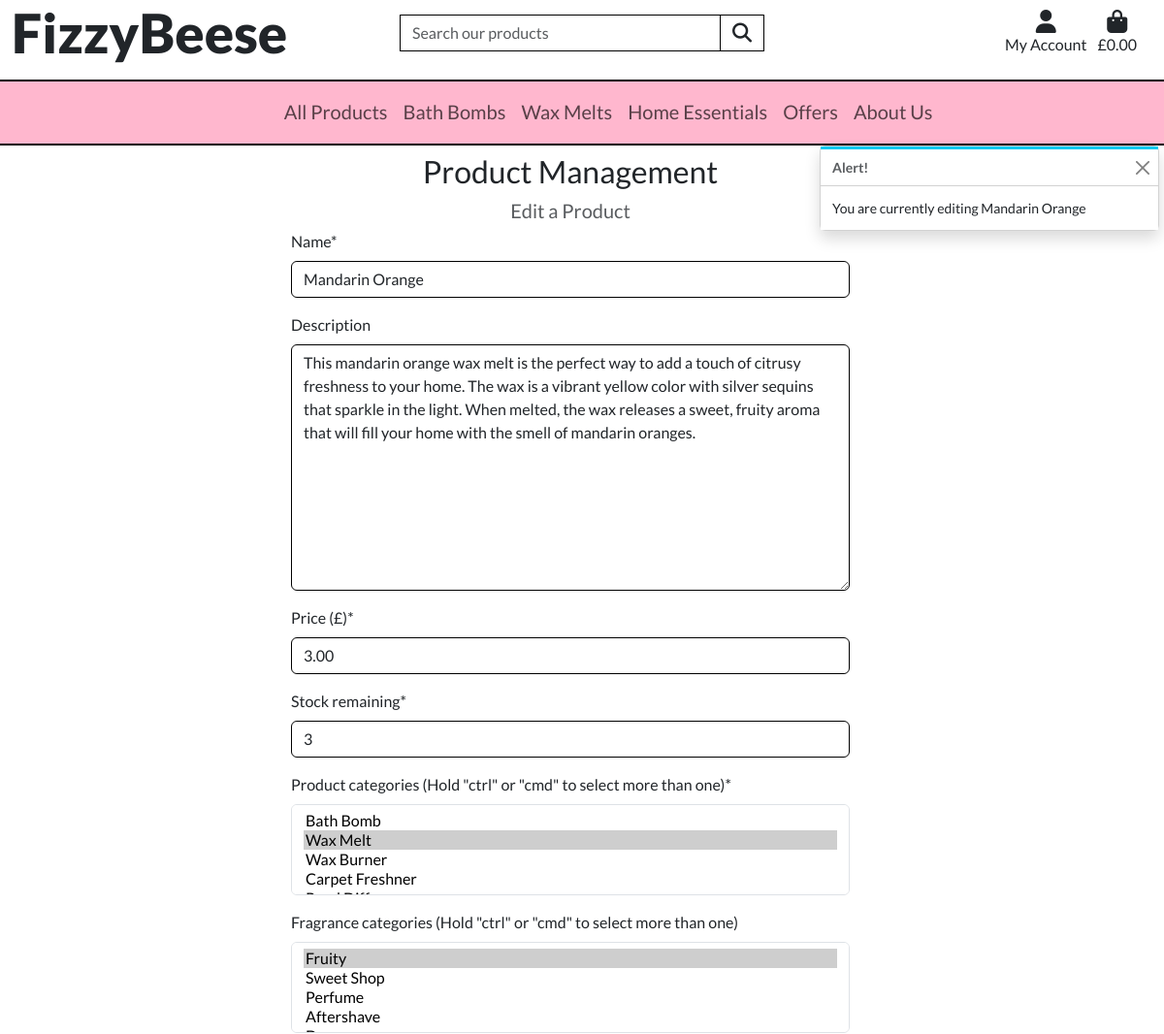
The app's page /products/edit/2/ (signed in, upper part), older data.
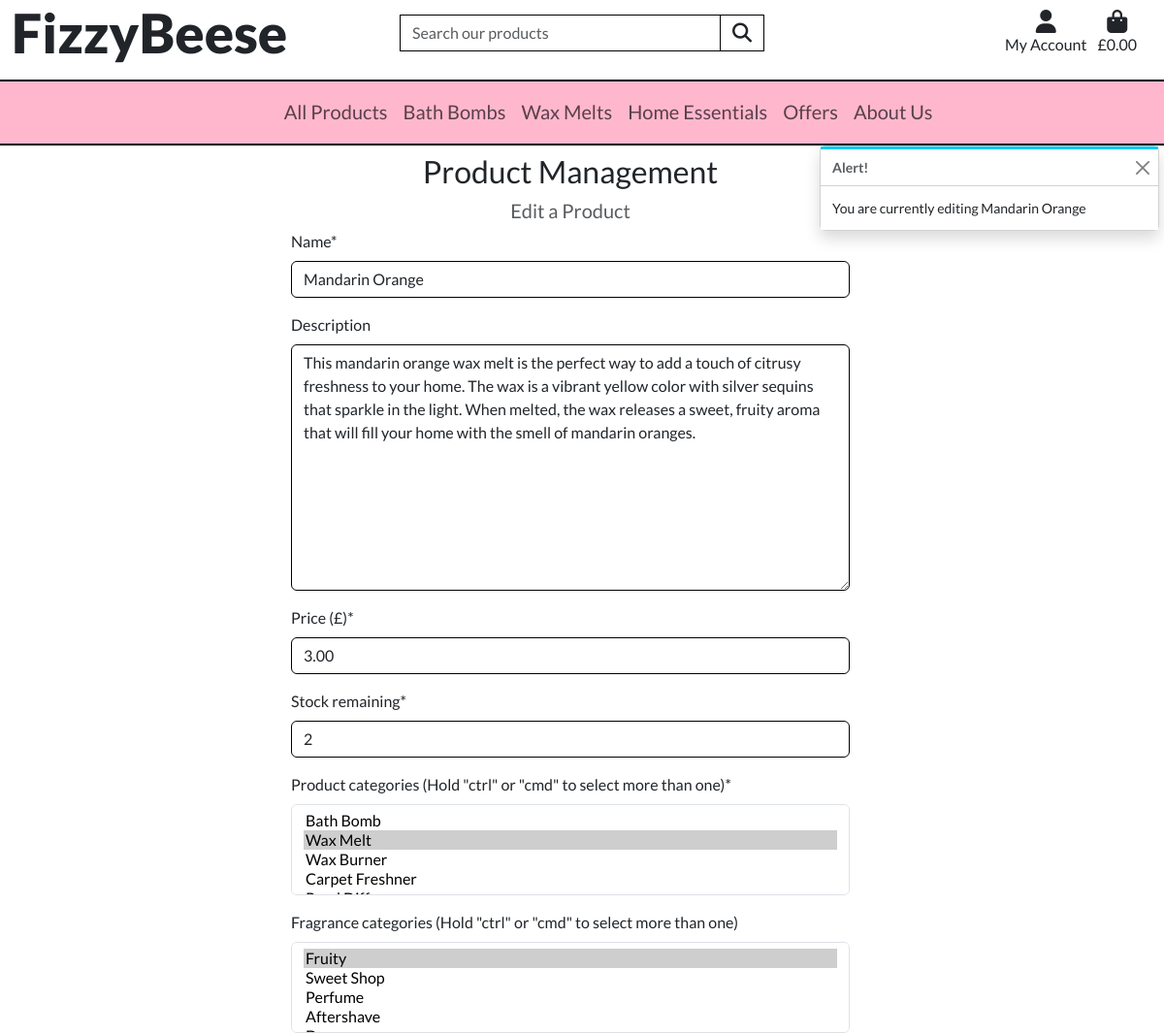
The same page, newer data.
### products/models.py (models this page shows, shortened)
class Product(models.Model):
    name = models.CharField(max_length=254, unique=True)
    description = models.TextField(null=True, blank=True)
    price = models.DecimalField(max_digits=5, decimal_places=2)
    stock_remaining = models.IntegerField(null=False)
    product_categories = models.ManyToManyField(
        ProductCategory)  # Links to ProductCategory
    fragrance_categories = models.ManyToManyField(
        FragranceCategory, blank=True)  # Links to FragranceCategory
    weight = models.IntegerField()
    sale_price = models.DecimalField(
        max_digits=5,
        decimal_places=2,
        null=True,
        blank=True)
    is_clearance = models.BooleanField()
    is_featured = models.BooleanField()
    is_hidden = models.BooleanField()
    image = models.ImageField(null=True, blank=True)
    label_image = models.ImageField(null=True, blank=True)
    uploaded_on = models.DateTimeField()

### products/views.py (the view)
@login_required
def edit_product(request, product_id):
    if not request.user.is_superuser:
        messages.error(request, 'Sorry, only store owners can do that!')
        return redirect(reverse('home'))
    product = get_object_or_404(Product, pk=product_id)
    if request.method == 'POST':
        form = ProductForm(request.POST, request.FILES, instance=product)
        if form.is_valid():
            form.save()
            messages.success(request, 'Successfully updated product!')
            return redirect(reverse('product_detail', args=[product.id]))
        else:
            messages.error(
                request, 'Failed to update please ensure the form is valid.')
    else:
        form = ProductForm(instance=product)
        messages.info(request, f'You are currently editing {product.name}')
    template = 'products/edit_product.html'
    context = {
        'form': form,
        'product': product,
    }
    return render(request, template, context)

### bag/contexts.py (called while the page is built, shortened)
def bag_contents(request):
    bag_items = []
    total = 0
    product_count = 0
    total_weight = 0
    bag = request.session.get('bag', {})
    if total < settings.FREE_DELIVERY_THRESHOLD:
        if product_count == 0:
            delivery = 0
        free_delivery_delta = settings.FREE_DELIVERY_THRESHOLD - total
    else:
        delivery = 0
        free_delivery_delta = 0
    grand_total = delivery + total
    context = {
        'bag_items': bag_items,
        'total': total,
        'product_count': product_count,
        'total_weight': total_weight,
        'delivery': delivery,
        'free_delivery_delta': free_delivery_delta,
        'free_delivery_threshold': settings.FREE_DELIVERY_THRESHOLD,
        'grand_total': grand_total,
    }
    return context

### home/contexts.py (called while the page is built)
def offers(model):
    clearance_products = Product.objects.filter(is_clearance=True)
    sale_products = Product.objects.filter(sale_price=True)
    context = {
        'clearance_products': clearance_products,
        'sale_products': sale_products,
    }
    return context

### products/models.py (called while the page is built)
    def get_friendly_name(self):
        return self.friendly_name

### testimonials/contexts.py (called while the page is built)
def testimonial_context(request):
    testimonials = Testimonial.objects.filter(approved=True)
    context = {
        'testimonials': testimonials,
    }
    return context

### products/templates/products/edit_product.html (shortened to what this page needs)
{% extends 'base.html' %}
{% load static %}
{% load bag_tools %}
{% block extra_css %}
<link rel="stylesheet" href="{% static 'checkout/css/checkout.css' %}">
{% endblock %}
{% block content %}
    <div class="row justify-content-center mw-100">
        <div class="col-12">
            <h2 class="text-center mt-2">Product Management</h2>
            <h5 class="text-muted text-center">Edit a Product</h5>
        </div>
        <div class="col-10 col-lg-6">
            <form method="POST" action="{% url 'edit_product' product.id %}" class="form mb-2" enctype="multipart/form-data">
                {% for field in form %}
                    {% if field.name != 'image' and field.name != 'label_image' %}
                        {{ field | as_crispy_field }}
                    {% else %}
                        {{ field }}
                    {% endif %}
                {% endfor %}
            </form>
        </div>
    </div>
{% endblock %}

### templates/base.html (shortened to what this page needs)
{% load static %}
<!DOCTYPE html>
<html lang="en">
<head>
    {% block corecss %}
    <link href="https://cdn.jsdelivr.net/npm/bootstrap@5.3.0/dist/css/bootstrap.min.css" rel="stylesheet"
>
    <link href="//cdn-images.mailchimp.com/embedcode/classic-061523.css" rel="stylesheet" type="text/css">
    <link rel="stylesheet" href="{% static 'css/base.css' %}">
    {% endblock %}
    {% block extra_css %}
    {% endblock %}
</head>
<body>
    <header class="container-fluid fixed top">
        <div id="topnav" class="row bg-white">
            <div class="col-12 col-lg-4 my-auto py-1 py-lg-0">
                <a href="{% url 'home' %}" class="nav-link main-logo-link">
                    <h2 class="logo-font my-0">FizzyBeese</h2>
                </a>
            </div>
            <div class="col-12 col-lg-4 my-auto py-1 py-lg-0 d-none d-lg-inline">
                <form method="GET" action="{% url 'products' %}">
                    <div class="input-group w-100">
                        <input type="text" class="form-control border border-black rounded-0" name="q"
                            placeholder="Search our products" aria-label="Search bar">
                        <div class="input-group-append">
                            <button class="form-control btn btn-black border border-black rounded-0 search-button"
                                type="submit" aria-label="Search button">
                                <span class="icon">
                                    <i class="fa-solid fa-magnifying-glass fa-lg"></i>
                                </span>
                            </button>
                        </div>
                    </div>
                </form>
            </div>
            <div class="col-12 col-lg-4 my-auto py-1 py-lg-0 d-none d-lg-inline">
                <ul class="list-inline list-unstyled text-center text-lg-end my-0 me-3">
                    <li class="list-inline-item dropdown">
                        <a class="nav-link d-none d-lg-block" href="#" id="user-options-desktop" data-toggle="dropdown"
                            aria-haspopup="true" aria-expanded="false">
                            <div class="text-center">
                                <div><i class="fa-solid fa-user fa-xl"></i></div>
                                <p class="my-0">My Account</p>
                            </div>
                        </a>
                    </li>
                    <li class="list-inline-item">
                        <a class="{% if grand_total %}text-info font-weight-bold{% else %}text-dark{% endif %} nav-link"
                            href="{% url 'bag' %}">
                            <div class="text-center">
                                <div><i class="fas fa-shopping-bag fa-xl"></i></div>
                                <p class="my-0">
                                    {% if grand_total %}
                                    £{{ grand_total|floatformat:2 }}
                                    {% else %}
                                    £0.00
                                    {% endif %}
                                </p>
                            </div>
                        </a>
                    </li>
                </ul>
            </div>
        </div>
        <div class="row bg-white">
            <nav class="navbar navbar-expand-lg bg-body-tertiary border-top-and-bottom">
                <div class="container-fluid">
                    {% include 'includes/mobile-top-header.html' %}
                    <div class="collapse navbar-collapse" id="navbarNavAltMarkup">
                        {% include 'includes/main-nav.html' %}
                    </div>
                </div>
            </nav>
        </div>
    </header>
    {% if messages %}
    <div class="message-container">
        {% for message in messages %}
        {% with message.level as level %}
        {% if level == 40 %}
        {% include 'includes/toasts/toast_error.html' %}
        {% elif level == 30 %}
        {% include 'includes/toasts/toast_warning.html' %}
        {% elif level == 25 %}
        {% include 'includes/toasts/toast_success.html' %}
        {% else %}
        {% include 'includes/toasts/toast_info.html' %}
        {% endif %}
        {% endwith %}
        {% endfor %}
    </div>
    {% endif %}
    <div class="container-fluid main-container p-0">
        {% block content %}
        {% endblock %}
    </div>
</body>
</html>

### templates/includes/mobile-top-header.html (shortened to what this page needs)
<ul>
</ul>

### templates/includes/main-nav.html (shortened to what this page needs)
<div class="navbar-nav" id="main-nav">
    <ul class=" w-auto">
        <li class="nav-item dropdown">
            <a href="#" class="nav-link" id="all-products-link" data-toggle="dropdown" aria-haspopup="true" aria-expanded="false">
                All Products
            </a>
        </li>
        <li class="nav-item dropdown">
            <a href="#" class="nav-link" id="bath-bomb-link" data-toggle="dropdown" aria-haspopup="true" aria-expanded="false">
                Bath Bombs
            </a>
        </li>
        <li class="nav-item dropdown">
            <a href="#" class="nav-link" id="wax-melt-link" data-toggle="dropdown" aria-haspopup="true" aria-expanded="false">
                Wax Melts
            </a>
        </li>
        <li class="nav-item dropdown">
            <a href="#" class="nav-link" id="home-essentials-link" data-toggle="dropdown" aria-haspopup="true" aria-expanded="false">
                Home Essentials
            </a>
        </li>
        {% if sale_products or clearance_products %}
        <li class="nav-item dropdown">
            <a href="#" class="nav-link" id="offers-link" data-toggle="dropdown" aria-haspopup="true" aria-expanded="false">
                Offers
            </a>
        </li>
        {% endif %}
        <li class="nav-item dropdown">
            <a href="#" class="nav-link" id="about-link" data-toggle="dropdown" aria-haspopup="true" aria-expanded="false">
                About Us
            </a>
        </li>
    </ul>
</div>

### templates/includes/toasts/toast_info.html
<div class="toast" role="alert" aria-live="assertive" aria-atomic="true" data-delay="10000">
    <div class="w-100 toast-capper bg-info"></div>
    <div class="toast-header">
        <strong class="me-auto">Alert!</strong>
        <button type="button" class="btn-close" data-bs-dismiss="toast" aria-label="Close"></button>
    </div>
    <div class="toast-body bg-white">
        {{ message }}
    </div>
</div>

### products/templates/products/custom_widget_templates/custom_clearable_file_input.html (shortened to what this page needs)
{% if widget.is_initial %}
    <br>
{% endif %}

### static/css/base.css (style rules this page uses)
html { height: 100% }
body { font-family: 'Lato', sans-serif; font-weight: 400; width: 100vw; }
.main-container { min-height: calc(100vh - 255px); max-height: max-content; }
.logo-font { font-size: 3.5rem; font-weight: 900; text-align: center; }
.message-container { position: fixed; top: 150px; right: 5px; z-index: 99999; }
.toast-capper { height: 3px }
.navbar { background-color: #ffb7ce !important; margin-top: 15px; }
.navbar-nav { width: 100%; }
.nav-item { font-size: 1.25rem; color: black; padding-bottom: 2px; list-style: none; }
input[name='q']::placeholder { color: #595c5f; }
.border-top-and-bottom { border-bottom: 2px solid black !important; border-top: 2px solid black !important; }
.mw-100 { max-width: 100vw !important; }
.form-control { border: 1px solid black; }
@media (min-width: 992px) { .logo-font { text-align: left; } }
@media (min-width: 992px) { .navbar-nav { text-align: center; padding: 0; width: 100%; justify-content: space-evenly; } }
@media (min-width: 992px) { .navbar-nav ul { display: inline-flex; padding: 0; margin-bottom: 0; } }

### checkout/static/checkout/css/checkout.css (style rules this page uses)
select, select option { color: #000; }

Row changes from the older to the newer data that the page shows:
changed Product "Mandarin Orange": stock_remaining "3" → "2"
